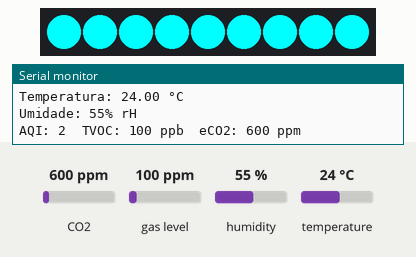
The sketch below on a simulated Arduino Uno, built with avr-gcc and run on an emulated ATmega328P. Shown: 9 RGB LEDs in strip order, left to right, the last lines printed to the serial monitor. The inputs (shaded band) are chosen by the test bench; at power-on: temperature 24 °C, CO2 600 ppm, gas level 100 ppm, humidity 55 %.

Above: at 5.9 s.
6.0 s: temperature set to 20.3 °C
12.1 s: temperature set to 19.6 °C
At 15.9 s:
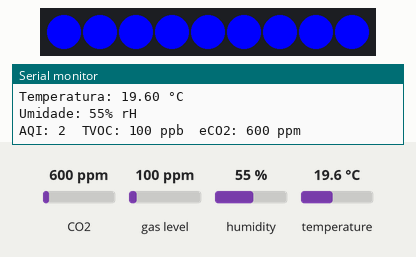
18.2 s: temperature set to 28 °C
At 20.8 s:
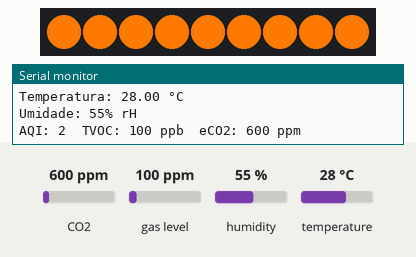
24.3 s: temperature set to 25.6 °C
30.4 s: temperature set to 24.2 °C
At 31.7 s:
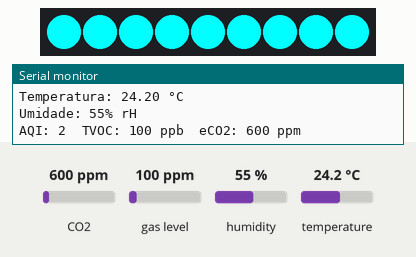
36.5 s: temperature set to 12 °C
At 41.5 s:
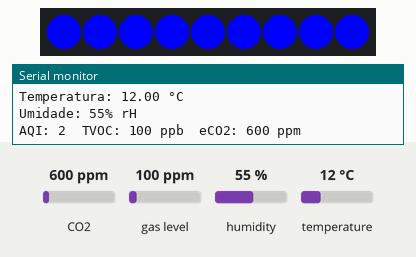
Timing chart, 0 to 43.0 s (numbered marks = the images above; inputs shaded):
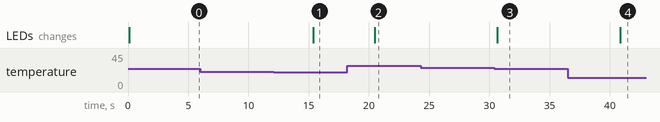

The sketch:

fitaLedeEns160aht20.ino
```cpp
#include <Wire.h>
#include <Adafruit_AHTX0.h>       // Biblioteca do sensor AHT20
#include "ScioSense_ENS160.h"     // Biblioteca do sensor ENS160
#include <Adafruit_NeoPixel.h>    // Biblioteca para controle da fita WS2812B

// Definições da fita LED
#define PIN_LED 6       // Pino onde a WS2812B está conectada
#define NUM_LEDS 9      // Número de LEDs na fita

Adafruit_NeoPixel strip(NUM_LEDS, PIN_LED, NEO_GRB + NEO_KHZ800);

// Sensores
Adafruit_AHTX0 aht;
ScioSense_ENS160 ens160(ENS160_I2CADDR_1); // Endereço I2C do ENS160

// Variáveis para armazenar leituras
float temperatura;
int umidade;
int eCO2, aqi, tvoc;

// Função para definir a cor dos LEDs com base na temperatura
void setCor(int r, int g, int b) {
  for (int i = 0; i < NUM_LEDS; i++) {
    strip.setPixelColor(i, strip.Color(r, g, b));
  }
  strip.show();
}

void setup() {
  Serial.begin(9600);
  strip.begin();
  strip.show(); // Inicializa os LEDs apagados

  // Inicializa o sensor AHT20
  if (!aht.begin()) {
    Serial.println("Erro ao detectar o AHT20! Verifique a conexão.");
    while (1);
  }

  // Inicializa o sensor ENS160
  if (!ens160.begin()) {
    Serial.println("Erro ao detectar o ENS160! Verifique a conexão.");
    while (1);
  }
  ens160.setMode(ENS160_OPMODE_STD); // Modo padrão de medição
}

void loop() {
  // Leitura do sensor AHT20
  sensors_event_t humidityEvent, tempEvent;
  aht.getEvent(&humidityEvent, &tempEvent);
  temperatura = tempEvent.temperature;
  umidade = humidityEvent.relative_humidity;

  // Envia os dados ao ENS160 para melhorar a precisão
  ens160.set_envdata(temperatura, umidade);
  ens160.measure(true);

  // Captura os valores do ENS160
  aqi = ens160.getAQI();
  tvoc = ens160.getTVOC();
  eCO2 = ens160.geteCO2();

  // Exibe as leituras no monitor serial
  Serial.print("Temperatura: "); Serial.print(temperatura); Serial.println(" °C");
  Serial.print("Umidade: "); Serial.print(umidade); Serial.println("% rH");
  Serial.print("AQI: "); Serial.print(aqi); Serial.print("\t");
  Serial.print("TVOC: "); Serial.print(tvoc); Serial.print(" ppb\t");
  Serial.print("eCO2: "); Serial.print(eCO2); Serial.println(" ppm");

  // Define a cor da fita LED de acordo com a temperatura
  if (temperatura >= 35) {
    setCor(255, 0, 0);      // Vermelho (muito quente)
  } else if (temperatura >= 30) {
    setCor(255, 50, 0);     // Laranja (quente)
  } else if (temperatura >= 25) {
    setCor(255, 120, 0);    // Amarelo (morno)
  } else if (temperatura >= 20) {
    setCor(0, 255, 255);    // Azul claro (frio)
  } else {
    setCor(0, 0, 255);      // Azul (muito frio)
  }

  delay(5000); // Aguarda 5 segundos antes da próxima leitura
}
```

Measured:
- the behaviour switches between 20 and 19.9 °C on temperature (found by bisection; images 0 and 1)
- the behaviour switches between 25 and 24.9 °C on temperature (found by bisection; images 2 and 3)
- after the input at 12.1 s, the LEDs: change after 3.3 s (image 1)
- after the input at 18.2 s, the LEDs: change after 2.3 s (image 2)
- after the input at 30.4 s, the LEDs: change after 0.26 s (image 3)
- after the input at 36.5 s, the LEDs: change after 4.4 s (image 4)
